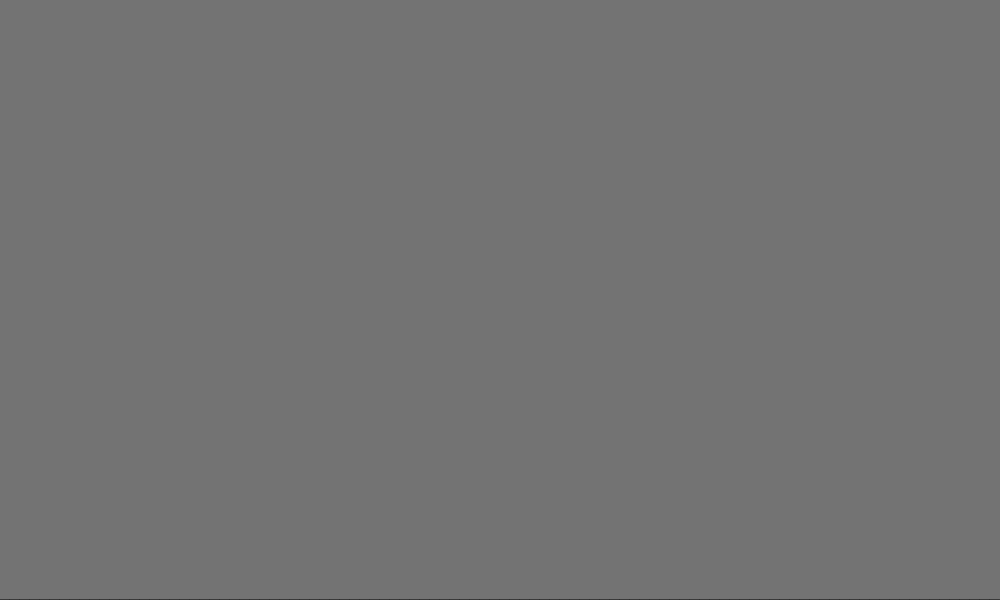
Frame 1 (no input)
Frame 60 (no input): identical to frame 1, image omitted
Frame 120 (the mouse pressed at the canvas centre since frame 60): identical to frame 1, image omitted

The p5.js sketch that drew this single still picture (run headless with seeded random() and noise() and a simulated clock; from frame 60 on, the mouse is pressed at the canvas centre):

// p5.js sketch
// ── sketch.js
var list = []; //list of items
var numberOfItems,w; //w == width of the rectangle
var n = 0; //iterator for draw method
var buttonStart, buttonReset;
var startSorting = false;
var slider_nr_of_items,slider_frameRate;
/*-----------------------------------------------------*/

//return random number between "min" and "max" values
//(min included, max excluded)
function rand(min, max) {
    return Math.floor(Math.random() * (max - min) + min);
}

//create list of items
function createList() {
    list = [];
    for (var i = 0; i < numberOfItems; i++){
        list.push(rand(15,321));
    }
}

//draw the list (the rectangles)
function drawRectangles() {
    for (var i = 0; i < list.length; i++) {
        fill(list[i], 100, 100);
        rect(i * w, height, w, 0 - list[i]);

        //draw their numbers
        if (list.length < 70) {
            textSize(w / 2);
            textAlign(CENTER);
            fill('black');
            text(list[i], i * w + w/2, height - 3);
        }
    }
}

//swap two items in an array (arr)
//(i & j) - positions where I want to swap the items
function swap(arr, i, j) {
    var temp = arr[i];
    arr[i] = arr[j];
    arr[j] = temp;
}

//delete items from list
function deleteItems() {
    var diff = numberOfItems - slider_nr_of_items.value();
    while (diff != 0) {
      list.pop();
      diff--;
    }
    numberOfItems = slider_nr_of_items.value();
}

//add items to list
function addItems() {
    var diff = slider_nr_of_items.value() - numberOfItems;
    for (var i = 0; i < diff; i++) {
      list.push(rand(10, 321));
    }
    numberOfItems = slider_nr_of_items.value();
}

function setup() {
    createCanvas(1000, 600);
    colorMode(HSB);

    //buttons settings
    buttonStart = createButton('Start');
    buttonStart.mousePressed(() => {
        startSorting = true;
        n = 0;
    });

    buttonReset = createButton('Reset');
    buttonReset.mousePressed(() => {
        createList();
        startSorting = false;
        n = 0;
    });

    //sliders
    slider_nr_of_items = createSlider(40, 150, 100, 1);
    slider_frameRate = createSlider(20, 60, 35, 1);

    numberOfItems = slider_nr_of_items.value();
    w = width / numberOfItems;
    createList();
}

function draw() {
    background(217, 0, 45); //HSB mode
    
    frameRate(slider_frameRate.value());

    drawRectangles();

    if (startSorting == true) {
        if (n < list.length - 1) {
            for (var j = n; j < list.length; j++) {
                if (list[n] > list[j]) {
                    swap(list, n, j);
                }
            }
            n++;
        }
        if (n == list.length - 1) {
            startSorting = false;
            n = 0;
        }
    }

    //add, pop items from list according to slider
    else {
        //add items
        if (numberOfItems < slider_nr_of_items.value()) {
            addItems();
        }
        //delete items
        else if (numberOfItems > slider_nr_of_items.value()) {
            deleteItems();
        }
        w = width / numberOfItems;
    }
}
